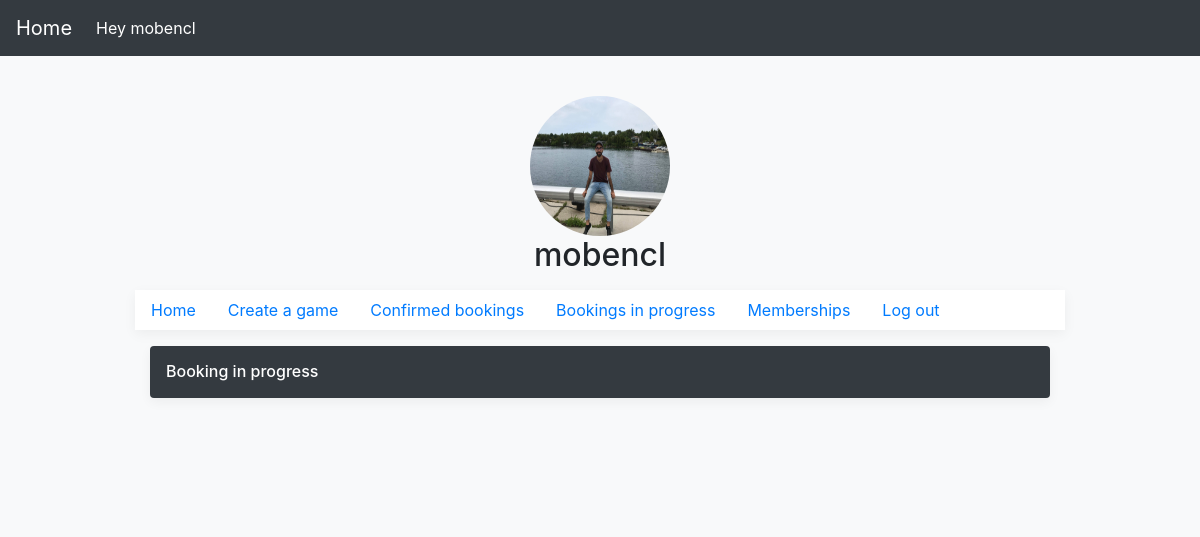
The app's page /Booking/player/bookings/inprogress/ (signed in), older data.
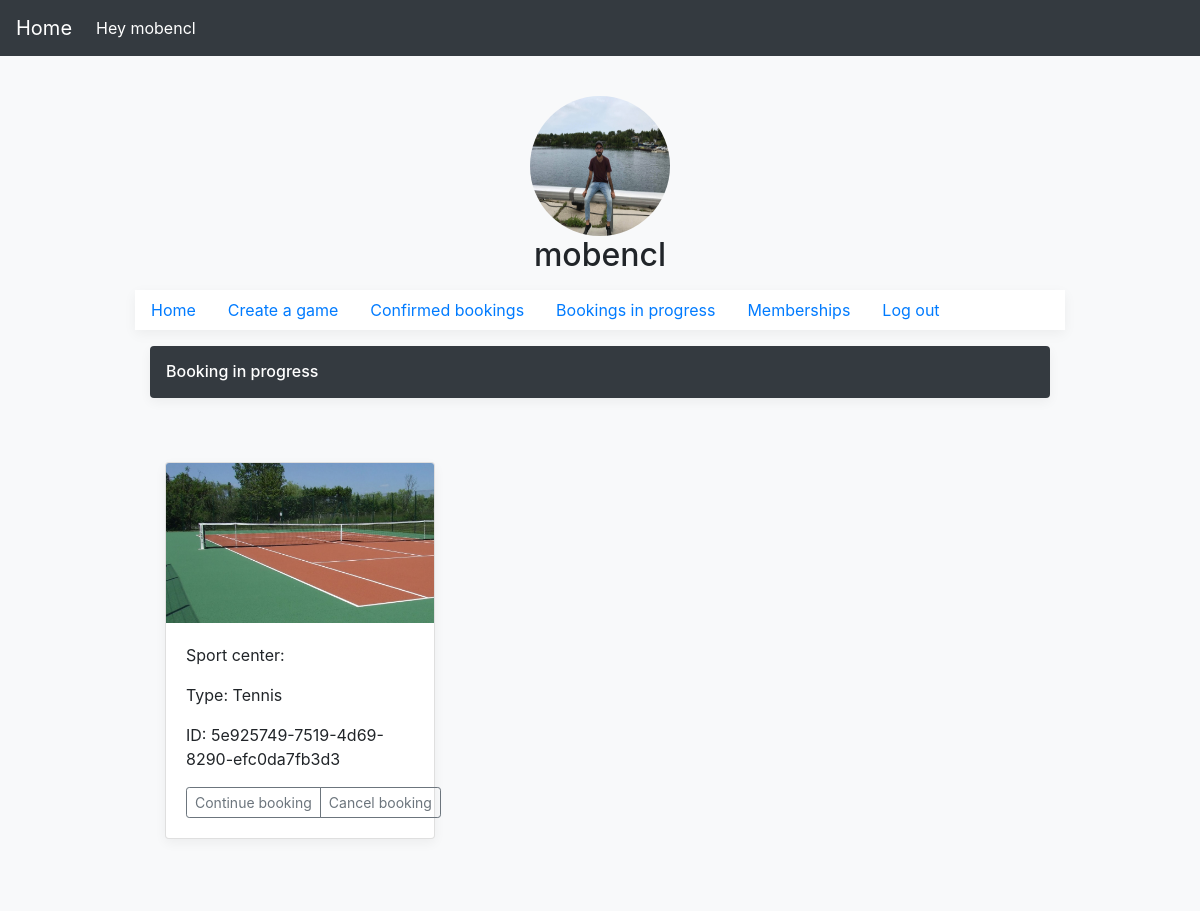
The same page, newer data.
### Booking/models.py (models this page shows)
class Booking_inprogress(models.Model):
    user = models.ForeignKey(User, on_delete = models.CASCADE)
    terrain = models.ForeignKey(Terrain, on_delete = models.CASCADE)
    email = models.EmailField(max_length=254)
    bookingFrom = models.DateTimeField(null=True)
    bookingUntil = models.DateTimeField(null=True)
    creation_date= models.DateTimeField(auto_now_add=True)
    booking_id = models.CharField(max_length=254,null=True)
    terraintype = models.CharField(max_length=254)
    status = models.IntegerField(blank=True)
    guestnumber = models.IntegerField(default=0)
    price = models.IntegerField(default=0)
    expiration=models.BooleanField(default=False)
    class Meta:
        verbose_name_plural = 'Booking_inprogress'

### accounts/models.py (models this page shows)
class Terrain (models.Model):
    terrainAvailibility =  models.ForeignKey(User,on_delete=models.CASCADE)
    TerrainType = models.CharField(max_length  = 255)
    minimumCapacity = models.IntegerField(default = 0)
    maximumCapacity = models.IntegerField(default = 0)
    Price= models.IntegerField(default = 0)
    photo = models.ImageField(upload_to='user_directory_path',default='')
    path= models.CharField(max_length=255,default='user_directory_path')
    class Meta:
        verbose_name_plural = 'Terrain'

### Booking/views.py (the view)
def show_bookingsinprogress(request):
    user=request.user
    bookinginprogress_list = Booking_inprogress.objects.filter(user=user).filter(status=0)
    return render(request,'player/bookings_inprogress.html',{'Booking_inprogress': bookinginprogress_list })

### Booking/Templates/player/bookings_inprogress.html (shortened to what this page needs)
<!doctype html>
{% load static %}
<html lang="en">
  <head>
    <link href="{% static 'accounts/register/css/bootstrap.min.css' %}" rel="stylesheet">
    <link href="{% static 'accounts/register/css/form-validation.css' %}" rel="stylesheet">
     <link href="https://getbootstrap.com/docs/4.1/examples/offcanvas/offcanvas.css" rel="stylesheet">
  </head>
  <body class="bg-light" background="https://images2.alphacoders.com/774/thumb-1920-774372.jpg">
    <div class="container">
          <div class="py-5 text-center">
          </div>
          <header>
          <nav class="navbar navbar-expand-md navbar-dark fixed-top bg-dark">
            <a class="navbar-brand" href="#">Home</a>
            <div class="collapse navbar-collapse" id="navbarCollapse">
              <ul class="navbar-nav mr-auto">
                <li class="nav-item active">
                  <a class="nav-link">Hey {{ user }} <span class="sr-only">(current)</span></a>
                </li>
              </ul> </nav>
            </header>
            <center class="row">
            <div class="col-lg-12">
              <img class="rounded-circle" src="{{ user.profileuser.photo.url }}" alt="Generic placeholder image" width="140" height="140">
              <h2>{{ user }}</h2>
            </center>
  <div class="nav-scroller bg-white box-shadow">
      <nav class="nav nav-underline">
        <a class="nav-link active" href="/account/profile/player/">Home</a>
        {% if Booking_inprogress %}
      <a class="nav-link" href=""> Create a game </a>
          {% else %}
        <a class="nav-link" href="/Booking/player/create/"> Create a game </a>
        {% endif %}
        <a class="nav-link" href="/Booking/player/bookings/confirmed/">Confirmed bookings</a>
        <a class="nav-link" href="/Booking/player/bookings/inprogress/">Bookings in progress</a>
        <a class="nav-link" href="/account/profile/player/confirmed_memberships/">Memberships</a>
        <a class="nav-link" href="/account/logout/">Log out</a>
      </nav>
    </div>
    <main role="main" class="container">
      <div class="d-flex align-items-center p-3 my-3 text-white-50 bg-dark rounded box-shadow">
        <div class="lh-100">
          <h6 class="mb-0 text-white lh-100">Booking in progress</h6>
        </div>
      </div>
      <div class="album py-5 bg-light">
              <div class="container">
                <div class="row">
{% for Booking_inprogress in Booking_inprogress %}
                  <div class="col-md-4">
                    <div class="card mb-4 box-shadow">
                      {% if Booking_inprogress.terrain.photo %}
                      <img class="card-img-top" src =  "{{ Booking_inprogress.terrain.photo.url }}" alt="Card image cap">
                      {% endif %}
                      <div class="card-body">
                        <p class="card-text"> Sport center: {{ Booking_inprogress.terrain.sportcenterName }}</p>
                        <p class="card-text">Type: {{ Booking_inprogress.terrain.TerrainType }}  </p>
                        <p class="card-text">ID: {{ Booking_inprogress.booking_id }}</p>
                        <div class="d-flex justify-content-between align-items-center">
                          <div class="btn-group">
                            <a role="button" class="btn btn-sm btn-outline-secondary" href="" >Continue booking</a>
                            <a role="button" class="btn btn-sm btn-outline-secondary" href="{% url 'Booking:deletebookinginprogress' Booking_inprogress.id %}" >Cancel booking</a>
                          </div>
                        </div>
                      </div>
                    </div>
                  </div>
{% endfor %}
    </div>
    </main>
              </body>
              </html>

Row changes from the older to the newer data that the page shows:
added Booking_inprogress: terrain.photo (picture), terrain.TerrainType "Tennis", booking_id "5e925749-7519-4d69-8290-efc0da7fb3d3"
